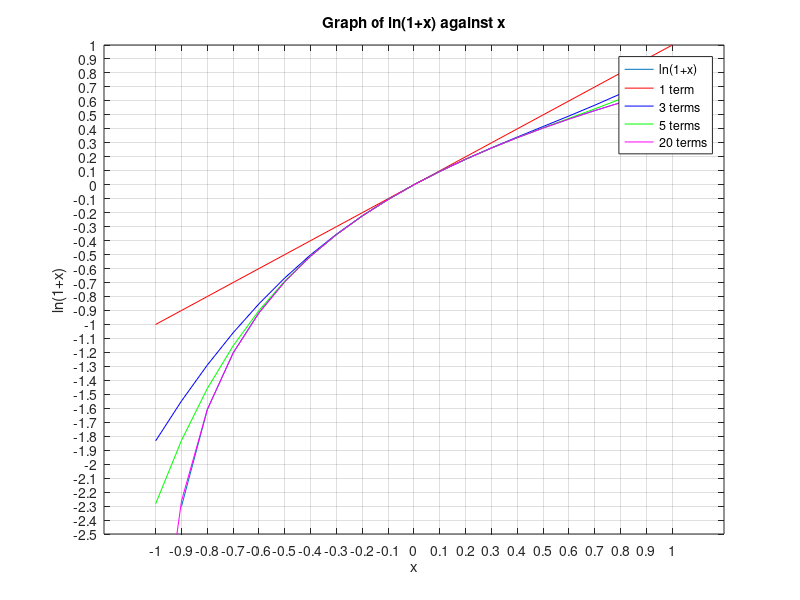
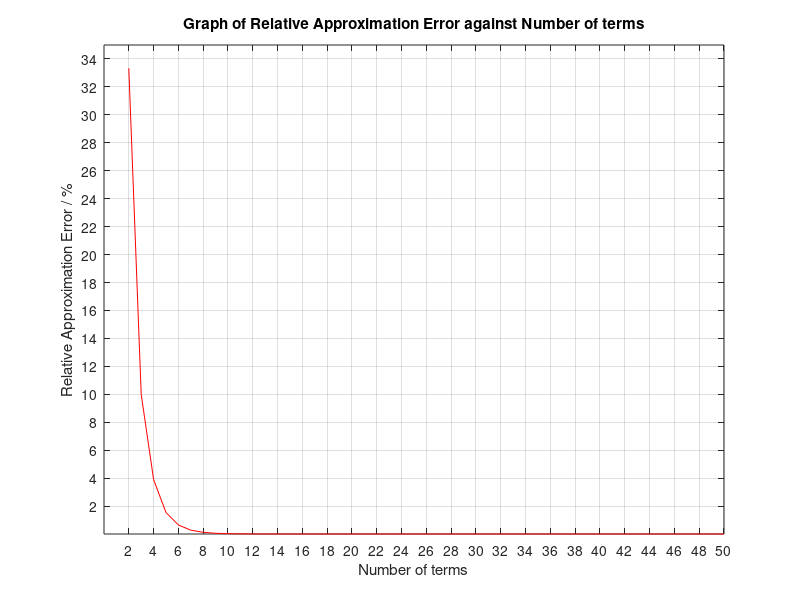

Write the MATLAB code that produced these figures, in order.
function prob1_022()
x = -1:.1:1;
y = log(1+x);
plot(x,y, x, appFun_1505022(x,1),'r',...
    x,appFun_1505022(x,3),'b' ,...
    x,appFun_1505022(x,5) ,'g' ,...
    x,appFun_1505022(x,20), 'm') ...
, xlabel('x') , ylabel('ln(1+x)'), title('Graph of ln(1+x) against x'), ...
grid on,...
legend('ln(1+x)', '1 term', '3 terms', '5 terms', '20 terms');
axis ([-1.2, 1.2, -2.5 1]);
set(gca,'xtick',[-1:.1:1]);
set(gca,'ytick',[-2.5:.1:1]);
figure ;

array = 2:1:50 ;
num = 0.5;

prevApp = appFun_1505022(num, 1);

errorArray = 1:1:49 ;

for i=1:1:49
   currentApp = appFun_1505022(num, array(i)); 
   appErr = currentApp - prevApp;
   relativeErr = abs(appErr/currentApp);
   prevApp = currentApp;
   errorArray(i) = relativeErr ;
   errorArray(i) = errorArray(i)*100 ;
   display(relativeErr)
end

%display(errorArray)
plot(array,errorArray,'r') , xlabel('Number of terms') ...
    , ylabel('Relative Approximation Error / %')...
    , title('Graph of Relative Approximation Error against Number of terms'), ...
grid on;
set(gca,'xtick',[2:2:50]);
set(gca,'ytick',[2:2:48]);

end

function myAns = appFun_1505022(x,n)
%x = 0 ;

sumOdd = 0;
sumEven = 0 ;


for i = 1:2:n     %odd terms
    sumOdd = sumOdd + (x.^i)/i ;
end

for i = 2:2:n     %even terms
    sumEven = sumEven + (x.^i)/i ;
end

myAns = sumOdd - sumEven ;

end